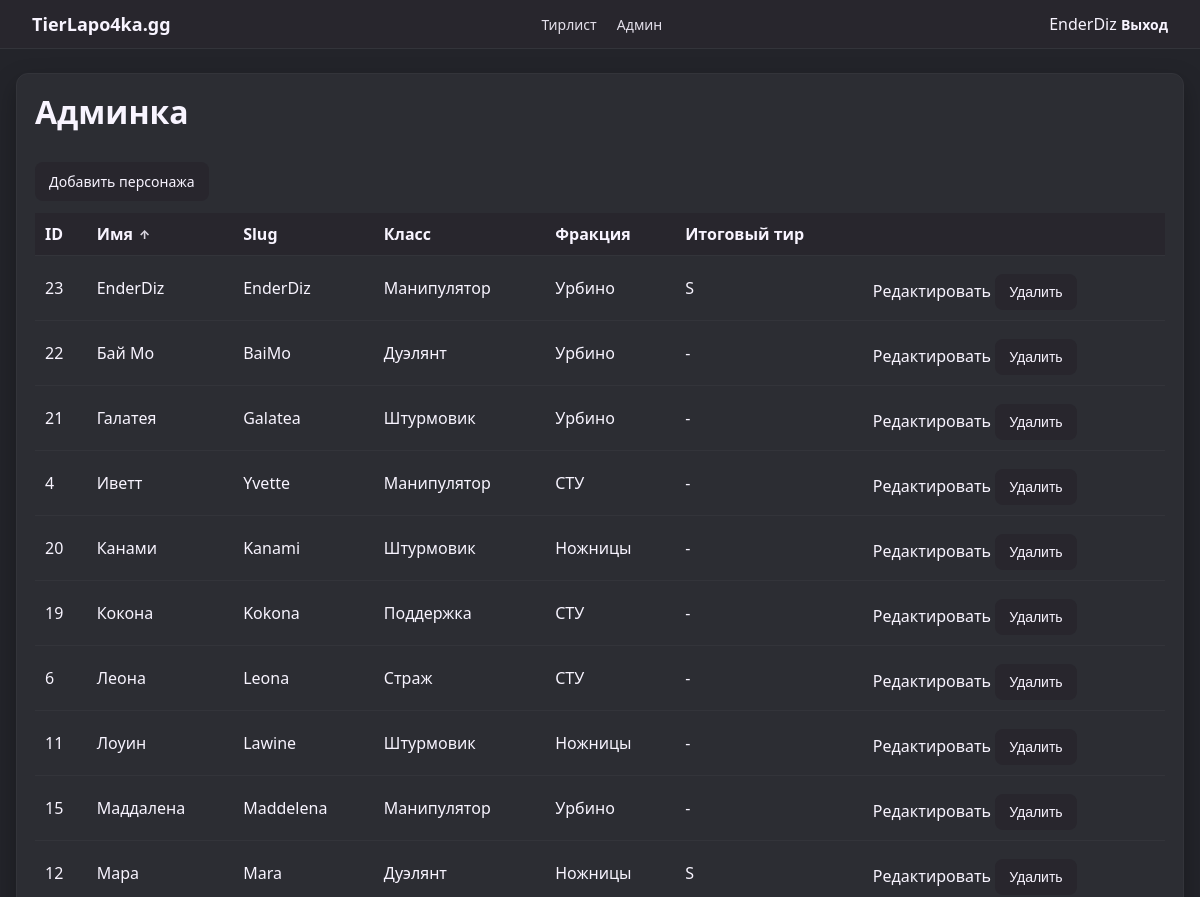
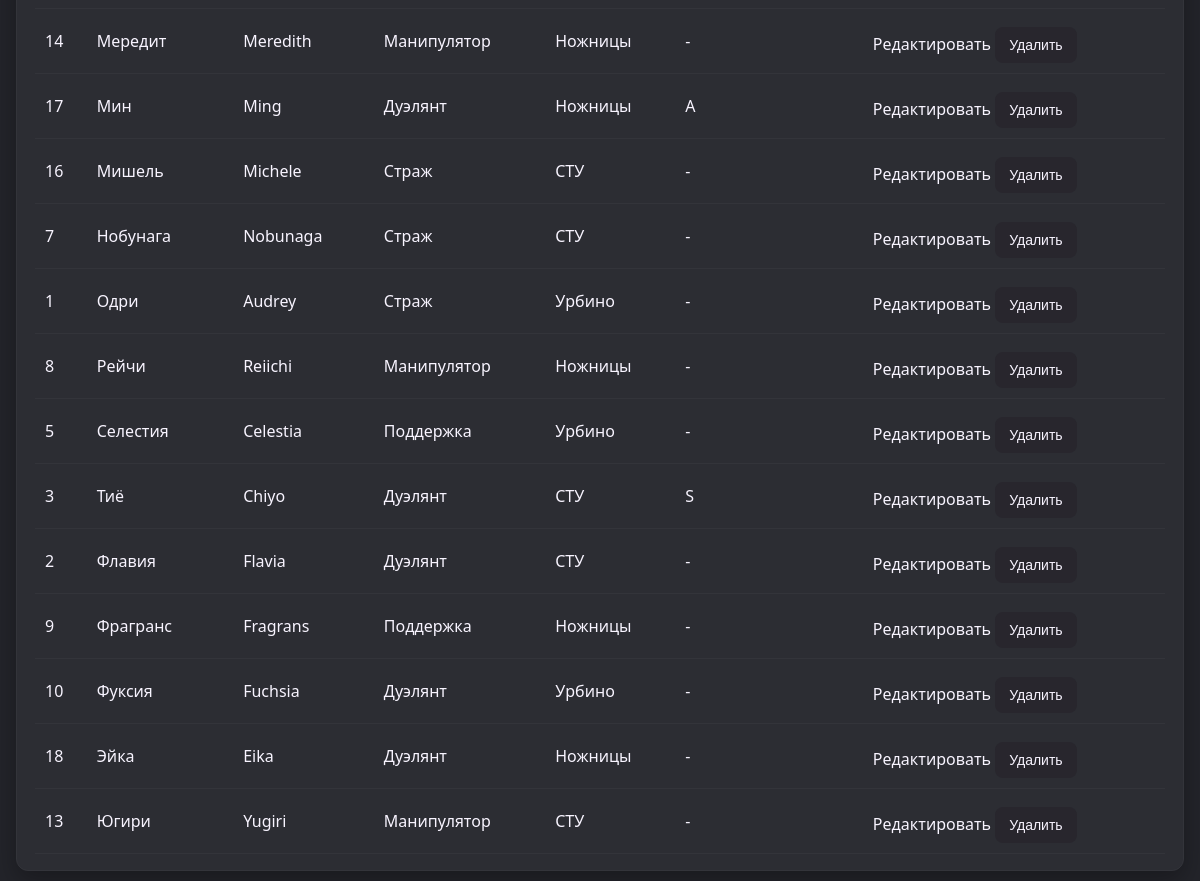
Page /admin (signed in) on the earlier database version (2 pictures, top to bottom).
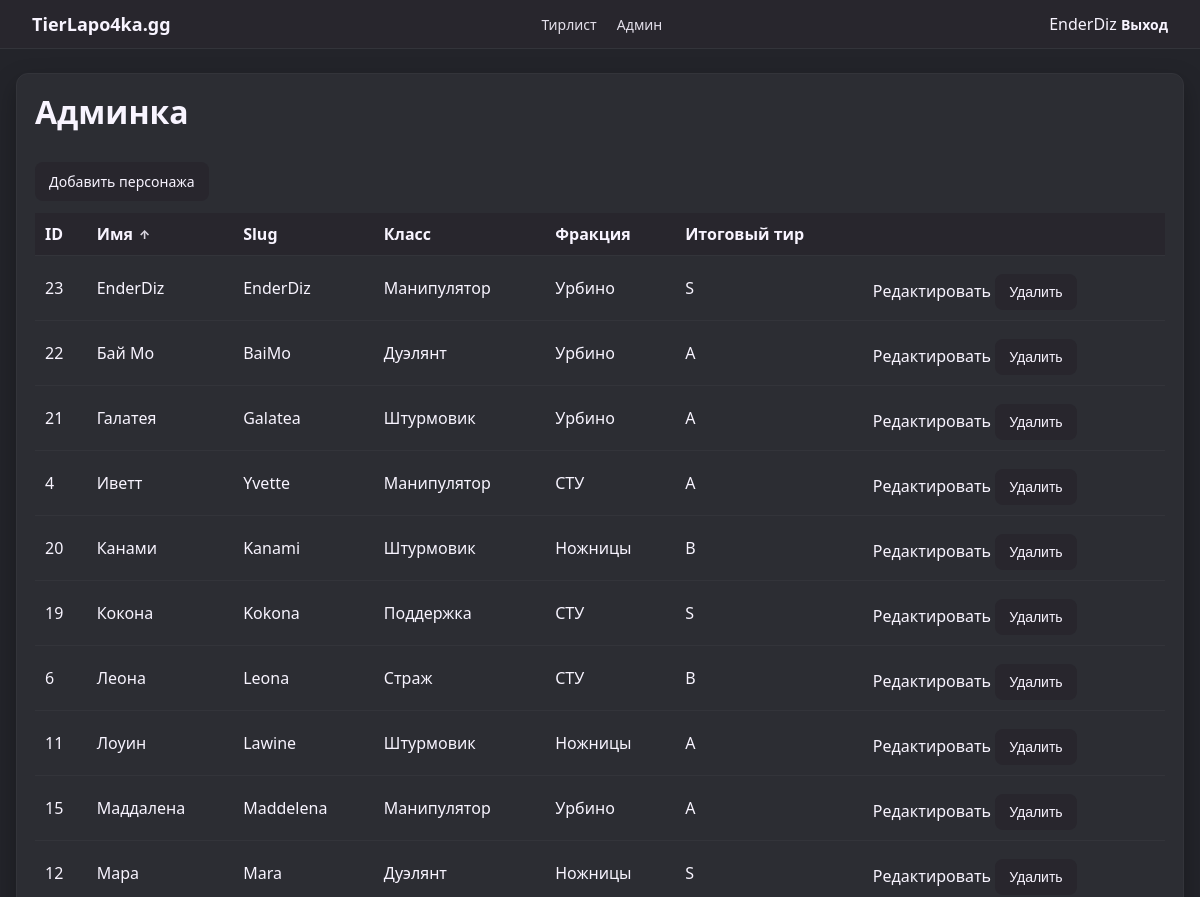
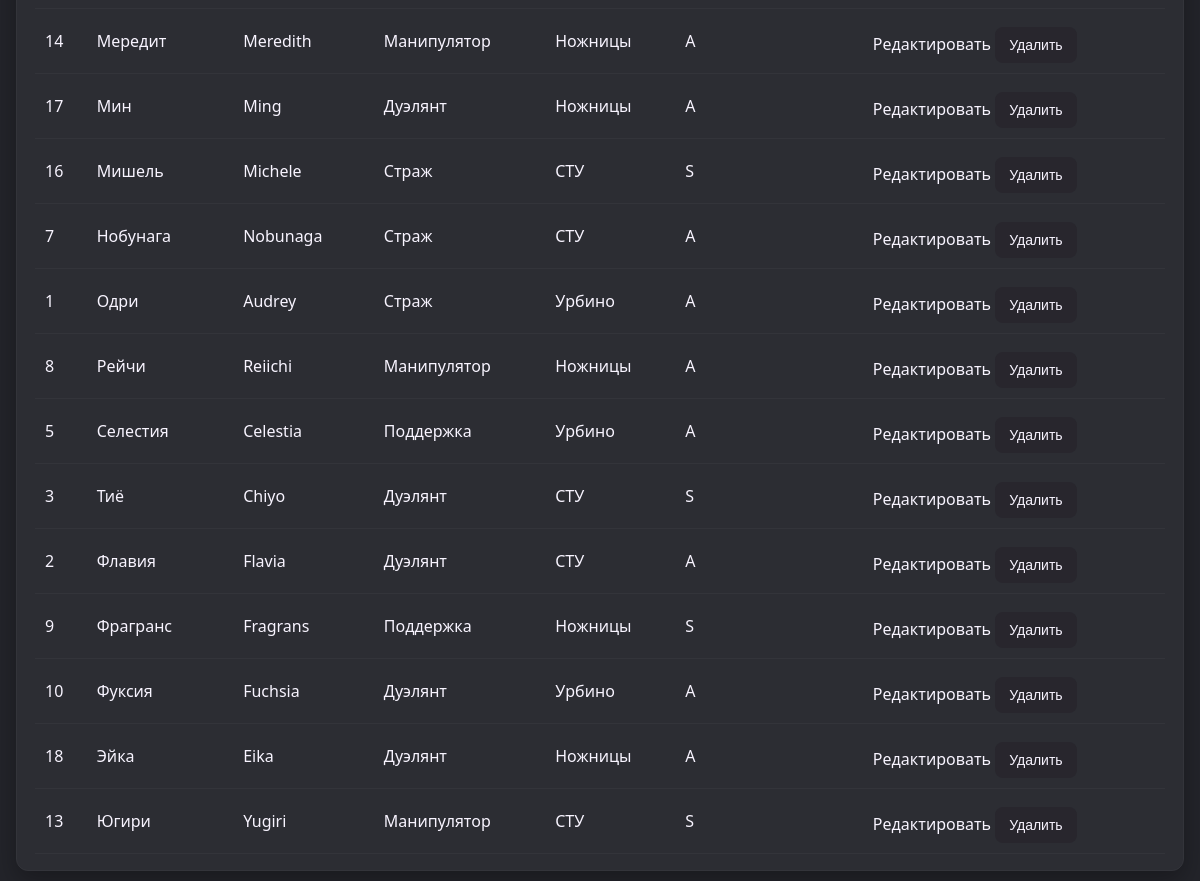
Same page on the later database version (2 pictures, top to bottom).
### models.py (models this page shows)
class User(db.Model):
    id = db.Column(db.Integer, primary_key=True)
    username = db.Column(db.String(64), unique=True, nullable=False)
    password_hash = db.Column(db.String(255), nullable=False)
    is_admin = db.Column(db.Boolean, default=False)

class Character(db.Model):
    id = db.Column(db.Integer, primary_key=True)
    name = db.Column(db.String(128), nullable=False)
    slug = db.Column(db.String(128), unique=True, nullable=False)
    class_name = db.Column(db.String(32))
    faction = db.Column(db.String(32))
    tier_weapon = db.Column(db.String(3))
    tier_skill = db.Column(db.String(3))
    tier_passive = db.Column(db.String(3))
    tier_ultimate = db.Column(db.String(3))
    difficulty = db.Column(db.String(32))  # НОВОЕ: сложность освоения
    short_summary = db.Column(db.Text)
    review = db.Column(db.Text)
    image_name = db.Column(db.String(255))
    skills = db.relationship("Skill", backref="character", lazy=True,
                             cascade="all, delete-orphan")
    @property
    def overall_tier(self):
        map_letter = {
            "D": 1,
            "C": 2,
            "B": 3,
            "A": 4,
            "S": 5,
            "SS": 6,
            "SSS": 7,
        }
        map_back = {v: k for k, v in map_letter.items()}
        vals = [
            map_letter.get(self.tier_weapon),
            map_letter.get(self.tier_skill),
            map_letter.get(self.tier_passive),
            map_letter.get(self.tier_ultimate),
        ]
        vals = [v for v in vals if v is not None]
        if not vals:
            return None
        avg = sum(vals) / len(vals)
        closest = min(map_back.keys(), key=lambda v: abs(v - avg))
        return map_back[closest]

### app.py (the view)
    @app.route("/admin")
    @admin_required
    def admin_dashboard():
        sort = request.args.get("sort", "name")
        direction = request.args.get("direction", "asc")
        if sort not in ("id", "name"):
            sort = "name"
        if direction not in ("asc", "desc"):
            direction = "asc"
        column = Character.id if sort == "id" else Character.name
        order_clause = column.desc() if direction == "desc" else column.asc()
        characters = Character.query.order_by(order_clause, Character.id.asc()).all()
        return render_template(
            "admin_dashboard.html",
            characters=characters,
            sort=sort,
            direction=direction,
        )

### auth.py (called while the page is built)
def get_current_user():
    user_id = session.get("user_id")
    if user_id is None:
        return None
    return User.query.get(user_id)

def admin_required(view_func):
    @wraps(view_func)
    def wrapper(*args, **kwargs):
        user = get_current_user()
        if not user or not user.is_admin:
            flash("Недостаточно прав.", "error")
            return redirect(url_for("login"))
        return view_func(*args, **kwargs)
    return wrapper

### templates/admin_dashboard.html (shortened to what this page needs)
{% extends "base.html" %}
{% block extra_css %}
<link rel="stylesheet" href="{{ url_for('static', filename='admin.css') }}">
{% endblock %}
{% block content %}
<div class="card">
    <h1>Админка</h1>
    <a class="btn" href="{{ url_for('admin_new_character') }}">Добавить персонажа</a>
    <table class="admin-table">
        <thead>
        <tr>
            {% set next_id_dir = 'desc' if sort == 'id' and direction == 'asc' else 'asc' %}
            {% set next_name_dir = 'desc' if sort == 'name' and direction == 'asc' else 'asc' %}
            <th>
                <a class="sort-link{% if sort == 'id' %} active{% endif %}"
                   href="{{ url_for('admin_dashboard', sort='id', direction=next_id_dir) }}">
                    ID
                </a>
            </th>
            <th>
                <a class="sort-link{% if sort == 'name' %} active{% endif %}"
                   href="{{ url_for('admin_dashboard', sort='name', direction=next_name_dir) }}">
                    Имя
                    {% if sort == 'name' %}
                        <span class="sort-indicator">{{ '↑' if direction == 'asc' else '↓' }}</span>
                    {% endif %}
                </a>
            </th>
            <th>Slug</th>
            <th>Класс</th>
            <th>Фракция</th>
            <th>Итоговый тир</th>
            <th></th>
        </tr>
        </thead>
        <tbody>
        {% for ch in characters %}
        <tr>
            <td>{{ ch.id }}</td>
            <td>{{ ch.name }}</td>
            <td>{{ ch.slug }}</td>
            <td>{{ ch.class_name or '—' }}</td>
            <td>{{ ch.faction or '—' }}</td>
            <td>{{ ch.overall_tier or '-' }}</td>
            <td>
                <a href="{{ url_for('admin_edit_character', char_id=ch.id) }}">Редактировать</a>
                <form method="post"
                      action="{{ url_for('admin_delete_character', char_id=ch.id) }}"
                      style="display:inline"
                      onsubmit="return confirm('Удалить персонажа?');">
                    <button type="submit">Удалить</button>
                </form>
            </td>
        </tr>
        {% endfor %}
        </tbody>
    </table>
</div>
{% endblock %}

### templates/base.html (shortened to what this page needs)
<!doctype html>
<html lang="en">
<head>
    <link rel="stylesheet" href="{{ url_for('static', filename='style.css') }}">
    {% block extra_css %}{% endblock %}
</head>
<body>
<header class="top-nav">
    <div class="logo">TierLapo4ka.gg</div>
    <nav>
        <a href="{{ url_for('tier_list') }}">Тирлист</a>
        {% if current_user and current_user.is_admin %}
            <a href="{{ url_for('admin_dashboard') }}">Админ</a>
        {% endif %}
    </nav>
    <div class="user-block">
        {% if current_user %}
            <span>{{ current_user.username }}</span>
            <a href="{{ url_for('logout') }}">Выход</a>
        {% else %}
            <a href="{{ url_for('login') }}">Авторизация</a>
        {% endif %}
    </div>
</header>
<main class="page-container {% block page_class %}{% endblock %}">
    {% block content %}{% endblock %}
</main>
</body>
</html>

### static/style.css (style rules this page uses)
body { margin: 0; font-family: system-ui, -apple-system, BlinkMacSystemFont, "Segoe UI", sans-serif; background: #23242a; color: #F8F4FF; }
a { color: inherit; text-decoration: none; }
.top-nav { position: sticky; top: 0; z-index: 10; display: flex; align-items: center; justify-content: space-between; padding: 12px 32px; background: #28262d; border-bottom: 1px solid #33343a; color: #F8F4FF; backdrop-filter: blur(8px); }
.logo { font-weight: 700; font-size: 18px; }
.top-nav nav a { margin-right: 16px; font-size: 14px; opacity: 0.9; }
.user-block a { font-size: 14px; font-weight: 600; }
.page-container { max-width: 1280px; margin: 24px auto 40px; padding: 0 16px; }
.card { background: #2c2d33; border-radius: 12px; padding: 16px 18px; margin-bottom: 20px; border: 1px solid #33343a; box-shadow: 0 10px 25px rgba(0, 0, 0, 0.28); }
h1, h2, h3 { margin-top: 0; color: #F8F4FF; }
button, .btn { display: inline-block; padding: 10px 14px; border-radius: 8px; border: none; background: #28262d; color: #F8F4FF; font-size: 14px; cursor: pointer; margin-top: 8px; transition: filter 0.12s ease, transform 0.12s ease; }

### static/admin.css (style rules this page uses)
.admin-table { width: 100%; border-collapse: collapse; margin-top: 12px; }
.admin-table th, .admin-table td { padding: 10px; text-align: left; border-bottom: 1px solid #33343a; color: #F8F4FF; }
.admin-table th { background: #28262d; font-weight: 800; color: #F8F4FF; }
.sort-link { color: #F8F4FF; display: inline-flex; align-items: center; gap: 6px; }
.sort-link.active { font-weight: 800; }
.sort-link .sort-indicator { font-size: 12px; opacity: 0.85; }

Differences in the rows shown:
changed Character "Бай Мо": tier_weapon+tier_skill+tier_passive "-" → "A"
changed Character "Галатея": tier_weapon+tier_skill+tier_passive "-" → "A"
changed Character "Иветт": tier_weapon+tier_skill+tier_passive "-" → "A"
changed Character "Канами": tier_weapon+tier_skill+tier_passive "-" → "B"
changed Character "Кокона": tier_weapon+tier_skill+tier_passive "-" → "S"
changed Character "Леона": tier_weapon+tier_skill+tier_passive "-" → "B"
changed Character "Лоуин": tier_weapon+tier_skill+tier_passive "-" → "A"
changed Character "Маддалена": tier_weapon+tier_skill+tier_passive "-" → "A"
changed Character "Мередит": tier_weapon+tier_skill+tier_passive "-" → "A"
changed Character "Мишель": tier_weapon+tier_skill+tier_passive "-" → "S"
changed Character "Нобунага": tier_weapon+tier_skill+tier_passive "-" → "A"
changed Character "Одри": tier_weapon+tier_skill+tier_passive "-" → "A"
changed Character "Рейчи": tier_weapon+tier_skill+tier_passive "-" → "A"
changed Character "Селестия": tier_weapon+tier_skill+tier_passive "-" → "A"
changed Character "Флавия": tier_weapon+tier_skill+tier_passive "-" → "A"
changed Character "Фрагранс": tier_weapon+tier_skill+tier_passive "-" → "S"
changed Character "Фуксия": tier_weapon+tier_skill+tier_passive "-" → "A"
changed Character "Эйка": tier_weapon+tier_skill+tier_passive "-" → "A"
changed Character "Югири": tier_weapon+tier_skill+tier_passive "-" → "S"
